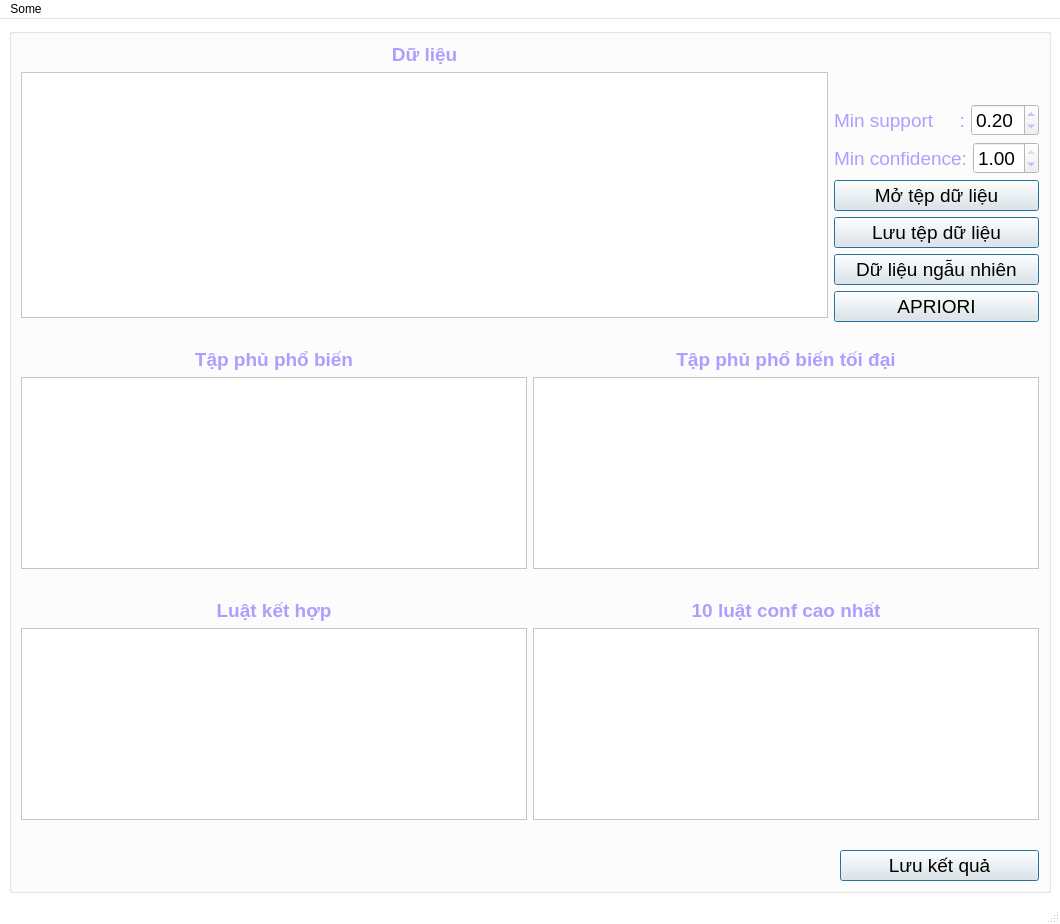
<?xml version="1.0" encoding="UTF-8"?>
<ui version="4.0">
 <author>NghiLam</author>
 <class>MainWindow</class>
 <widget class="QMainWindow" name="MainWindow">
  <property name="windowModality">
   <enum>Qt::NonModal</enum>
  </property>
  <property name="enabled">
   <bool>true</bool>
  </property>
  <property name="geometry">
   <rect>
    <x>0</x>
    <y>0</y>
    <width>1060</width>
    <height>924</height>
   </rect>
  </property>
  <property name="palette">
   <palette>
    <active>
     <colorrole role="WindowText">
      <brush brushstyle="SolidPattern">
       <color alpha="255">
        <red>177</red>
        <green>157</green>
        <blue>255</blue>
       </color>
      </brush>
     </colorrole>
     <colorrole role="Button">
      <brush brushstyle="SolidPattern">
       <color alpha="255">
        <red>255</red>
        <green>255</green>
        <blue>255</blue>
       </color>
      </brush>
     </colorrole>
     <colorrole role="Light">
      <brush brushstyle="SolidPattern">
       <color alpha="255">
        <red>255</red>
        <green>255</green>
        <blue>255</blue>
       </color>
      </brush>
     </colorrole>
     <colorrole role="Midlight">
      <brush brushstyle="SolidPattern">
       <color alpha="255">
        <red>255</red>
        <green>255</green>
        <blue>255</blue>
       </color>
      </brush>
     </colorrole>
     <colorrole role="Dark">
      <brush brushstyle="SolidPattern">
       <color alpha="255">
        <red>127</red>
        <green>127</green>
        <blue>127</blue>
       </color>
      </brush>
     </colorrole>
     <colorrole role="Mid">
      <brush brushstyle="SolidPattern">
       <color alpha="255">
        <red>170</red>
        <green>170</green>
        <blue>170</blue>
       </color>
      </brush>
     </colorrole>
     <colorrole role="Text">
      <brush brushstyle="SolidPattern">
       <color alpha="255">
        <red>0</red>
        <green>0</green>
        <blue>0</blue>
       </color>
      </brush>
     </colorrole>
     <colorrole role="BrightText">
      <brush brushstyle="SolidPattern">
       <color alpha="255">
        <red>255</red>
        <green>255</green>
        <blue>255</blue>
       </color>
      </brush>
     </colorrole>
     <colorrole role="ButtonText">
      <brush brushstyle="SolidPattern">
       <color alpha="255">
        <red>0</red>
        <green>0</green>
        <blue>0</blue>
       </color>
      </brush>
     </colorrole>
     <colorrole role="Base">
      <brush brushstyle="SolidPattern">
       <color alpha="255">
        <red>255</red>
        <green>255</green>
        <blue>255</blue>
       </color>
      </brush>
     </colorrole>
     <colorrole role="Window">
      <brush brushstyle="SolidPattern">
       <color alpha="255">
        <red>255</red>
        <green>255</green>
        <blue>255</blue>
       </color>
      </brush>
     </colorrole>
     <colorrole role="Shadow">
      <brush brushstyle="SolidPattern">
       <color alpha="255">
        <red>0</red>
        <green>0</green>
        <blue>0</blue>
       </color>
      </brush>
     </colorrole>
     <colorrole role="AlternateBase">
      <brush brushstyle="SolidPattern">
       <color alpha="255">
        <red>255</red>
        <green>255</green>
        <blue>255</blue>
       </color>
      </brush>
     </colorrole>
     <colorrole role="ToolTipBase">
      <brush brushstyle="SolidPattern">
       <color alpha="255">
        <red>255</red>
        <green>255</green>
        <blue>220</blue>
       </color>
      </brush>
     </colorrole>
     <colorrole role="ToolTipText">
      <brush brushstyle="SolidPattern">
       <color alpha="255">
        <red>0</red>
        <green>0</green>
        <blue>0</blue>
       </color>
      </brush>
     </colorrole>
    </active>
    <inactive>
     <colorrole role="WindowText">
      <brush brushstyle="SolidPattern">
       <color alpha="255">
        <red>177</red>
        <green>157</green>
        <blue>255</blue>
       </color>
      </brush>
     </colorrole>
     <colorrole role="Button">
      <brush brushstyle="SolidPattern">
       <color alpha="255">
        <red>255</red>
        <green>255</green>
        <blue>255</blue>
       </color>
      </brush>
     </colorrole>
     <colorrole role="Light">
      <brush brushstyle="SolidPattern">
       <color alpha="255">
        <red>255</red>
        <green>255</green>
        <blue>255</blue>
       </color>
      </brush>
     </colorrole>
     <colorrole role="Midlight">
      <brush brushstyle="SolidPattern">
       <color alpha="255">
        <red>255</red>
        <green>255</green>
        <blue>255</blue>
       </color>
      </brush>
     </colorrole>
     <colorrole role="Dark">
      <brush brushstyle="SolidPattern">
       <color alpha="255">
        <red>127</red>
        <green>127</green>
        <blue>127</blue>
       </color>
      </brush>
     </colorrole>
     <colorrole role="Mid">
      <brush brushstyle="SolidPattern">
       <color alpha="255">
        <red>170</red>
        <green>170</green>
        <blue>170</blue>
       </color>
      </brush>
     </colorrole>
     <colorrole role="Text">
      <brush brushstyle="SolidPattern">
       <color alpha="255">
        <red>0</red>
        <green>0</green>
        <blue>0</blue>
       </color>
      </brush>
     </colorrole>
     <colorrole role="BrightText">
      <brush brushstyle="SolidPattern">
       <color alpha="255">
        <red>255</red>
        <green>255</green>
        <blue>255</blue>
       </color>
      </brush>
     </colorrole>
     <colorrole role="ButtonText">
      <brush brushstyle="SolidPattern">
       <color alpha="255">
        <red>0</red>
        <green>0</green>
        <blue>0</blue>
       </color>
      </brush>
     </colorrole>
     <colorrole role="Base">
      <brush brushstyle="SolidPattern">
       <color alpha="255">
        <red>255</red>
        <green>255</green>
        <blue>255</blue>
       </color>
      </brush>
     </colorrole>
     <colorrole role="Window">
      <brush brushstyle="SolidPattern">
       <color alpha="255">
        <red>255</red>
        <green>255</green>
        <blue>255</blue>
       </color>
      </brush>
     </colorrole>
     <colorrole role="Shadow">
      <brush brushstyle="SolidPattern">
       <color alpha="255">
        <red>0</red>
        <green>0</green>
        <blue>0</blue>
       </color>
      </brush>
     </colorrole>
     <colorrole role="AlternateBase">
      <brush brushstyle="SolidPattern">
       <color alpha="255">
        <red>255</red>
        <green>255</green>
        <blue>255</blue>
       </color>
      </brush>
     </colorrole>
     <colorrole role="ToolTipBase">
      <brush brushstyle="SolidPattern">
       <color alpha="255">
        <red>255</red>
        <green>255</green>
        <blue>220</blue>
       </color>
      </brush>
     </colorrole>
     <colorrole role="ToolTipText">
      <brush brushstyle="SolidPattern">
       <color alpha="255">
        <red>0</red>
        <green>0</green>
        <blue>0</blue>
       </color>
      </brush>
     </colorrole>
    </inactive>
    <disabled>
     <colorrole role="WindowText">
      <brush brushstyle="SolidPattern">
       <color alpha="255">
        <red>127</red>
        <green>127</green>
        <blue>127</blue>
       </color>
      </brush>
     </colorrole>
     <colorrole role="Button">
      <brush brushstyle="SolidPattern">
       <color alpha="255">
        <red>255</red>
        <green>255</green>
        <blue>255</blue>
       </color>
      </brush>
     </colorrole>
     <colorrole role="Light">
      <brush brushstyle="SolidPattern">
       <color alpha="255">
        <red>255</red>
        <green>255</green>
        <blue>255</blue>
       </color>
      </brush>
     </colorrole>
     <colorrole role="Midlight">
      <brush brushstyle="SolidPattern">
       <color alpha="255">
        <red>255</red>
        <green>255</green>
        <blue>255</blue>
       </color>
      </brush>
     </colorrole>
     <colorrole role="Dark">
      <brush brushstyle="SolidPattern">
       <color alpha="255">
        <red>127</red>
        <green>127</green>
        <blue>127</blue>
       </color>
      </brush>
     </colorrole>
     <colorrole role="Mid">
      <brush brushstyle="SolidPattern">
       <color alpha="255">
        <red>170</red>
        <green>170</green>
        <blue>170</blue>
       </color>
      </brush>
     </colorrole>
     <colorrole role="Text">
      <brush brushstyle="SolidPattern">
       <color alpha="255">
        <red>127</red>
        <green>127</green>
        <blue>127</blue>
       </color>
      </brush>
     </colorrole>
     <colorrole role="BrightText">
      <brush brushstyle="SolidPattern">
       <color alpha="255">
        <red>255</red>
        <green>255</green>
        <blue>255</blue>
       </color>
      </brush>
     </colorrole>
     <colorrole role="ButtonText">
      <brush brushstyle="SolidPattern">
       <color alpha="255">
        <red>127</red>
        <green>127</green>
        <blue>127</blue>
       </color>
      </brush>
     </colorrole>
     <colorrole role="Base">
      <brush brushstyle="SolidPattern">
       <color alpha="255">
        <red>255</red>
        <green>255</green>
        <blue>255</blue>
       </color>
      </brush>
     </colorrole>
     <colorrole role="Window">
      <brush brushstyle="SolidPattern">
       <color alpha="255">
        <red>255</red>
        <green>255</green>
        <blue>255</blue>
       </color>
      </brush>
     </colorrole>
     <colorrole role="Shadow">
      <brush brushstyle="SolidPattern">
       <color alpha="255">
        <red>0</red>
        <green>0</green>
        <blue>0</blue>
       </color>
      </brush>
     </colorrole>
     <colorrole role="AlternateBase">
      <brush brushstyle="SolidPattern">
       <color alpha="255">
        <red>255</red>
        <green>255</green>
        <blue>255</blue>
       </color>
      </brush>
     </colorrole>
     <colorrole role="ToolTipBase">
      <brush brushstyle="SolidPattern">
       <color alpha="255">
        <red>255</red>
        <green>255</green>
        <blue>220</blue>
       </color>
      </brush>
     </colorrole>
     <colorrole role="ToolTipText">
      <brush brushstyle="SolidPattern">
       <color alpha="255">
        <red>0</red>
        <green>0</green>
        <blue>0</blue>
       </color>
      </brush>
     </colorrole>
    </disabled>
   </palette>
  </property>
  <property name="windowTitle">
   <string>KHAI PHÁ LUẬT KẾT HỢP BẰNG APRIORI</string>
  </property>
  <property name="autoFillBackground">
   <bool>true</bool>
  </property>
  <property name="toolButtonStyle">
   <enum>Qt::ToolButtonIconOnly</enum>
  </property>
  <property name="tabShape">
   <enum>QTabWidget::Rounded</enum>
  </property>
  <widget class="QWidget" name="centralwidget">
   <layout class="QGridLayout" name="gridLayout">
    <item row="0" column="1" rowspan="2">
     <widget class="QGroupBox" name="groupBox">
      <property name="palette">
       <palette>
        <active>
         <colorrole role="Button">
          <brush brushstyle="SolidPattern">
           <color alpha="255">
            <red>170</red>
            <green>170</green>
            <blue>255</blue>
           </color>
          </brush>
         </colorrole>
        </active>
        <inactive>
         <colorrole role="Button">
          <brush brushstyle="SolidPattern">
           <color alpha="255">
            <red>240</red>
            <green>240</green>
            <blue>240</blue>
           </color>
          </brush>
         </colorrole>
        </inactive>
        <disabled>
         <colorrole role="Button">
          <brush brushstyle="SolidPattern">
           <color alpha="255">
            <red>240</red>
            <green>240</green>
            <blue>240</blue>
           </color>
          </brush>
         </colorrole>
        </disabled>
       </palette>
      </property>
      <property name="title">
       <string/>
      </property>
      <layout class="QGridLayout" name="gridLayout_3">
       <item row="0" column="0">
        <layout class="QHBoxLayout" name="horizontalLayout_3">
         <item>
          <layout class="QVBoxLayout" name="verticalLayout_3">
           <item>
            <widget class="QLabel" name="labelInputName">
             <property name="font">
              <font>
               <pointsize>14</pointsize>
               <weight>75</weight>
               <bold>true</bold>
              </font>
             </property>
             <property name="text">
              <string>Dữ liệu</string>
             </property>
             <property name="alignment">
              <set>Qt::AlignCenter</set>
             </property>
            </widget>
           </item>
           <item>
            <widget class="QPlainTextEdit" name="plainTextInput">
             <property name="font">
              <font>
               <pointsize>14</pointsize>
              </font>
             </property>
             <property name="sizeAdjustPolicy">
              <enum>QAbstractScrollArea::AdjustToContents</enum>
             </property>
             <property name="plainText">
              <string/>
             </property>
            </widget>
           </item>
           <item>
            <widget class="QLabel" name="labelInput">
             <property name="font">
              <font>
               <pointsize>12</pointsize>
               <italic>true</italic>
              </font>
             </property>
             <property name="layoutDirection">
              <enum>Qt::LeftToRight</enum>
             </property>
             <property name="text">
              <string/>
             </property>
            </widget>
           </item>
          </layout>
         </item>
         <item>
          <layout class="QVBoxLayout" name="verticalLayout">
           <item>
            <widget class="QLabel" name="labelLogo">
             <property name="font">
              <font>
               <pointsize>14</pointsize>
              </font>
             </property>
             <property name="text">
              <string/>
             </property>
            </widget>
           </item>
           <item>
            <layout class="QHBoxLayout" name="horizontalLayout">
             <item>
              <widget class="QLabel" name="label">
               <property name="font">
                <font>
                 <pointsize>14</pointsize>
                </font>
               </property>
               <property name="text">
                <string>Min support     :</string>
               </property>
              </widget>
             </item>
             <item>
              <widget class="QDoubleSpinBox" name="doubleSpinBoxMinsupp">
               <property name="font">
                <font>
                 <pointsize>14</pointsize>
                </font>
               </property>
               <property name="maximum">
                <double>1.000000000000000</double>
               </property>
               <property name="singleStep">
                <double>0.100000000000000</double>
               </property>
               <property name="value">
                <double>0.200000000000000</double>
               </property>
              </widget>
             </item>
            </layout>
           </item>
           <item>
            <layout class="QHBoxLayout" name="horizontalLayout_2">
             <item>
              <widget class="QLabel" name="label_2">
               <property name="font">
                <font>
                 <pointsize>14</pointsize>
                </font>
               </property>
               <property name="text">
                <string>Min confidence:</string>
               </property>
              </widget>
             </item>
             <item>
              <widget class="QDoubleSpinBox" name="doubleSpinBoxMinconf">
               <property name="font">
                <font>
                 <pointsize>14</pointsize>
                </font>
               </property>
               <property name="maximum">
                <double>1.000000000000000</double>
               </property>
               <property name="singleStep">
                <double>0.100000000000000</double>
               </property>
               <property name="value">
                <double>1.000000000000000</double>
               </property>
              </widget>
             </item>
            </layout>
           </item>
           <item>
            <layout class="QVBoxLayout" name="verticalLayout_8">
             <item>
              <widget class="QPushButton" name="btnImport">
               <property name="font">
                <font>
                 <pointsize>14</pointsize>
                </font>
               </property>
               <property name="layoutDirection">
                <enum>Qt::LeftToRight</enum>
               </property>
               <property name="text">
                <string>Mở tệp dữ liệu</string>
               </property>
               <property name="default">
                <bool>true</bool>
               </property>
               <property name="flat">
                <bool>false</bool>
               </property>
              </widget>
             </item>
             <item>
              <widget class="QPushButton" name="btnExport">
               <property name="font">
                <font>
                 <pointsize>14</pointsize>
                </font>
               </property>
               <property name="layoutDirection">
                <enum>Qt::LeftToRight</enum>
               </property>
               <property name="text">
                <string>Lưu tệp dữ liệu</string>
               </property>
               <property name="default">
                <bool>true</bool>
               </property>
               <property name="flat">
                <bool>false</bool>
               </property>
              </widget>
             </item>
             <item>
              <widget class="QPushButton" name="btnGenerateData">
               <property name="font">
                <font>
                 <pointsize>14</pointsize>
                </font>
               </property>
               <property name="text">
                <string>Dữ liệu ngẫu nhiên</string>
               </property>
               <property name="default">
                <bool>true</bool>
               </property>
               <property name="flat">
                <bool>false</bool>
               </property>
              </widget>
             </item>
             <item>
              <widget class="QPushButton" name="btnApriori">
               <property name="font">
                <font>
                 <pointsize>14</pointsize>
                </font>
               </property>
               <property name="text">
                <string>APRIORI</string>
               </property>
               <property name="default">
                <bool>true</bool>
               </property>
               <property name="flat">
                <bool>false</bool>
               </property>
              </widget>
             </item>
             <item>
              <widget class="QLabel" name="label_8">
               <property name="text">
                <string/>
               </property>
              </widget>
             </item>
            </layout>
           </item>
          </layout>
         </item>
        </layout>
       </item>
       <item row="1" column="0">
        <layout class="QGridLayout" name="gridLayout_2">
         <item row="0" column="0">
          <layout class="QVBoxLayout" name="verticalLayout_2">
           <item>
            <widget class="QLabel" name="label_4">
             <property name="font">
              <font>
               <pointsize>14</pointsize>
               <weight>75</weight>
               <bold>true</bold>
              </font>
             </property>
             <property name="text">
              <string>Tập phủ phổ biến</string>
             </property>
             <property name="alignment">
              <set>Qt::AlignCenter</set>
             </property>
            </widget>
           </item>
           <item>
            <widget class="QPlainTextEdit" name="plainTextFreqIS">
             <property name="enabled">
              <bool>true</bool>
             </property>
             <property name="font">
              <font>
               <pointsize>14</pointsize>
              </font>
             </property>
             <property name="layoutDirection">
              <enum>Qt::RightToLeft</enum>
             </property>
             <property name="plainText">
              <string/>
             </property>
            </widget>
           </item>
           <item>
            <widget class="QLabel" name="labelFreqIS">
             <property name="font">
              <font>
               <pointsize>12</pointsize>
               <italic>true</italic>
              </font>
             </property>
             <property name="layoutDirection">
              <enum>Qt::LeftToRight</enum>
             </property>
             <property name="text">
              <string/>
             </property>
            </widget>
           </item>
          </layout>
         </item>
         <item row="0" column="1">
          <layout class="QVBoxLayout" name="verticalLayout_4">
           <item>
            <widget class="QLabel" name="label_5">
             <property name="font">
              <font>
               <pointsize>14</pointsize>
               <weight>75</weight>
               <bold>true</bold>
              </font>
             </property>
             <property name="text">
              <string>Tập phủ phổ biến tối đại</string>
             </property>
             <property name="alignment">
              <set>Qt::AlignCenter</set>
             </property>
            </widget>
           </item>
           <item>
            <widget class="QPlainTextEdit" name="plainTextMaxIS">
             <property name="enabled">
              <bool>true</bool>
             </property>
             <property name="font">
              <font>
               <pointsize>14</pointsize>
              </font>
             </property>
             <property name="plainText">
              <string/>
             </property>
            </widget>
           </item>
           <item>
            <widget class="QLabel" name="labelMaxIS">
             <property name="font">
              <font>
               <pointsize>12</pointsize>
               <italic>true</italic>
              </font>
             </property>
             <property name="layoutDirection">
              <enum>Qt::LeftToRight</enum>
             </property>
             <property name="text">
              <string/>
             </property>
            </widget>
           </item>
          </layout>
         </item>
         <item row="1" column="0">
          <layout class="QVBoxLayout" name="verticalLayout_5">
           <item>
            <widget class="QLabel" name="label_6">
             <property name="font">
              <font>
               <pointsize>14</pointsize>
               <weight>75</weight>
               <bold>true</bold>
              </font>
             </property>
             <property name="text">
              <string>Luật kết hợp</string>
             </property>
             <property name="alignment">
              <set>Qt::AlignCenter</set>
             </property>
            </widget>
           </item>
           <item>
            <widget class="QPlainTextEdit" name="plainTextRules">
             <property name="enabled">
              <bool>true</bool>
             </property>
             <property name="font">
              <font>
               <pointsize>14</pointsize>
              </font>
             </property>
             <property name="layoutDirection">
              <enum>Qt::RightToLeft</enum>
             </property>
             <property name="plainText">
              <string/>
             </property>
            </widget>
           </item>
           <item>
            <widget class="QLabel" name="labelRules">
             <property name="font">
              <font>
               <pointsize>12</pointsize>
               <italic>true</italic>
              </font>
             </property>
             <property name="layoutDirection">
              <enum>Qt::LeftToRight</enum>
             </property>
             <property name="text">
              <string/>
             </property>
            </widget>
           </item>
          </layout>
         </item>
         <item row="1" column="1">
          <layout class="QVBoxLayout" name="verticalLayout_6">
           <item>
            <widget class="QLabel" name="label_7">
             <property name="font">
              <font>
               <pointsize>14</pointsize>
               <weight>75</weight>
               <bold>true</bold>
              </font>
             </property>
             <property name="text">
              <string>10 luật conf cao nhất</string>
             </property>
             <property name="alignment">
              <set>Qt::AlignCenter</set>
             </property>
            </widget>
           </item>
           <item>
            <widget class="QPlainTextEdit" name="plainTextTopten">
             <property name="font">
              <font>
               <pointsize>14</pointsize>
              </font>
             </property>
             <property name="plainText">
              <string/>
             </property>
            </widget>
           </item>
           <item>
            <widget class="QLabel" name="labelNoNeed">
             <property name="font">
              <font>
               <pointsize>12</pointsize>
              </font>
             </property>
             <property name="text">
              <string/>
             </property>
            </widget>
           </item>
          </layout>
         </item>
        </layout>
       </item>
       <item row="2" column="0">
        <layout class="QHBoxLayout" name="horizontalLayout_4">
         <item>
          <widget class="QLabel" name="label_10">
           <property name="text">
            <string/>
           </property>
          </widget>
         </item>
         <item>
          <widget class="QLabel" name="label_9">
           <property name="text">
            <string/>
           </property>
          </widget>
         </item>
         <item>
          <widget class="QLabel" name="label_3">
           <property name="text">
            <string/>
           </property>
          </widget>
         </item>
         <item>
          <widget class="QLabel" name="labelLog">
           <property name="font">
            <font>
             <pointsize>14</pointsize>
             <italic>true</italic>
            </font>
           </property>
           <property name="layoutDirection">
            <enum>Qt::LeftToRight</enum>
           </property>
           <property name="text">
            <string/>
           </property>
           <property name="alignment">
            <set>Qt::AlignRight|Qt::AlignTrailing|Qt::AlignVCenter</set>
           </property>
          </widget>
         </item>
         <item>
          <widget class="QPushButton" name="btnSave">
           <property name="font">
            <font>
             <pointsize>14</pointsize>
            </font>
           </property>
           <property name="text">
            <string>Lưu kết quả</string>
           </property>
           <property name="default">
            <bool>true</bool>
           </property>
           <property name="flat">
            <bool>false</bool>
           </property>
          </widget>
         </item>
        </layout>
       </item>
      </layout>
     </widget>
    </item>
   </layout>
  </widget>
  <widget class="QMenuBar" name="menubar">
   <property name="geometry">
    <rect>
     <x>0</x>
     <y>0</y>
     <width>1060</width>
     <height>21</height>
    </rect>
   </property>
   <widget class="QMenu" name="menuWhat_is_Apriori">
    <property name="title">
     <string>Some</string>
    </property>
    <addaction name="separator"/>
    <addaction name="actionWhatIsApriori"/>
   </widget>
   <addaction name="menuWhat_is_Apriori"/>
  </widget>
  <widget class="QStatusBar" name="statusbar"/>
  <action name="actionWhat_is_Apriori">
   <property name="text">
    <string>What is Apriori?</string>
   </property>
  </action>
  <action name="actionWhatIsApriori">
   <property name="text">
    <string>Apriori là gì?</string>
   </property>
  </action>
 </widget>
 <resources/>
 <connections/>
</ui>
